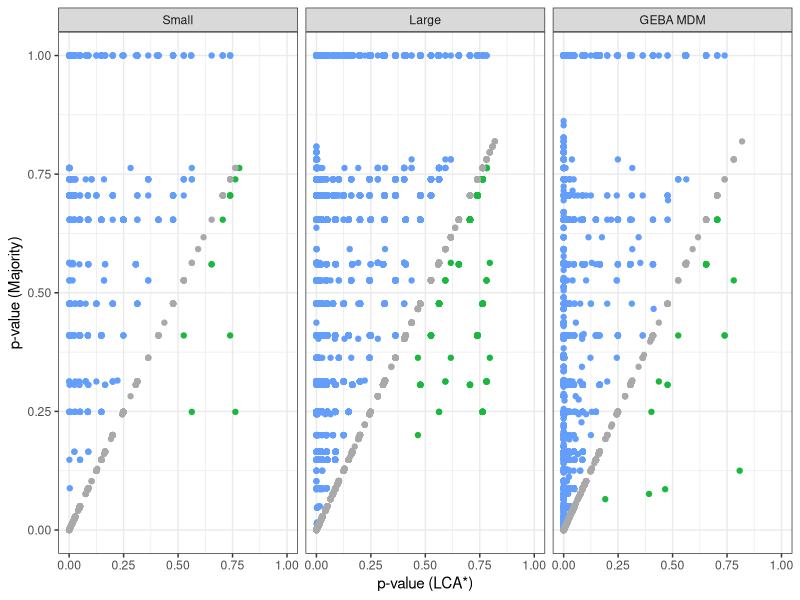
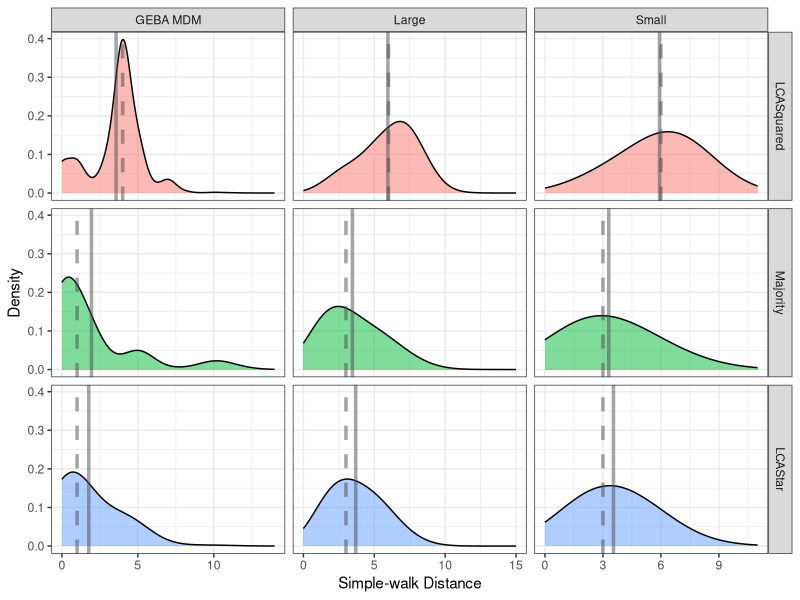
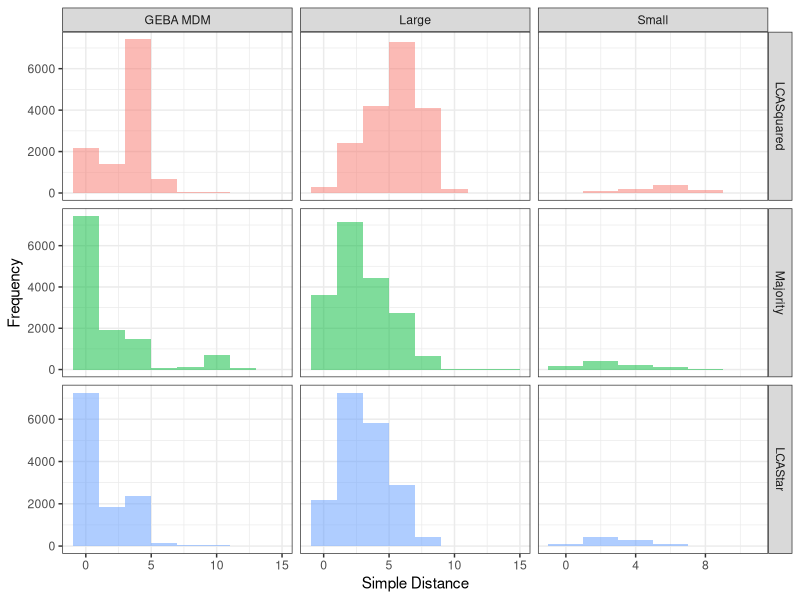
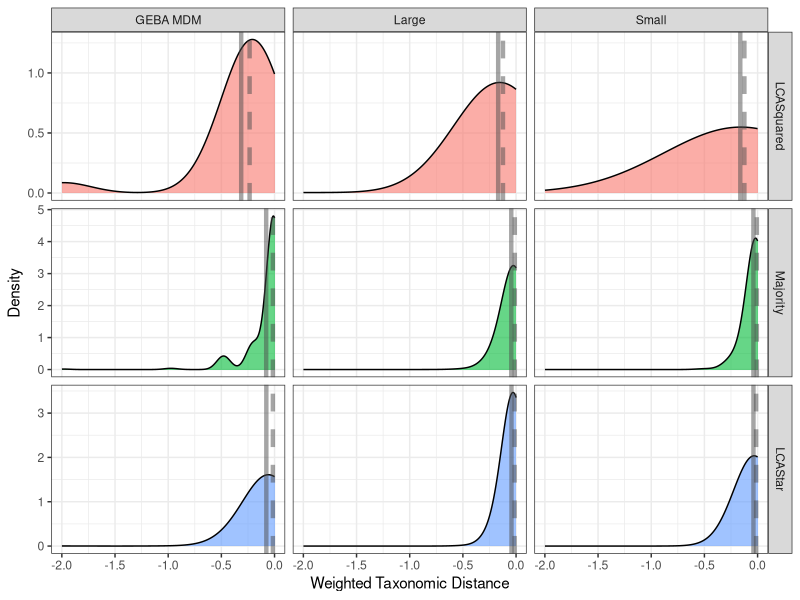
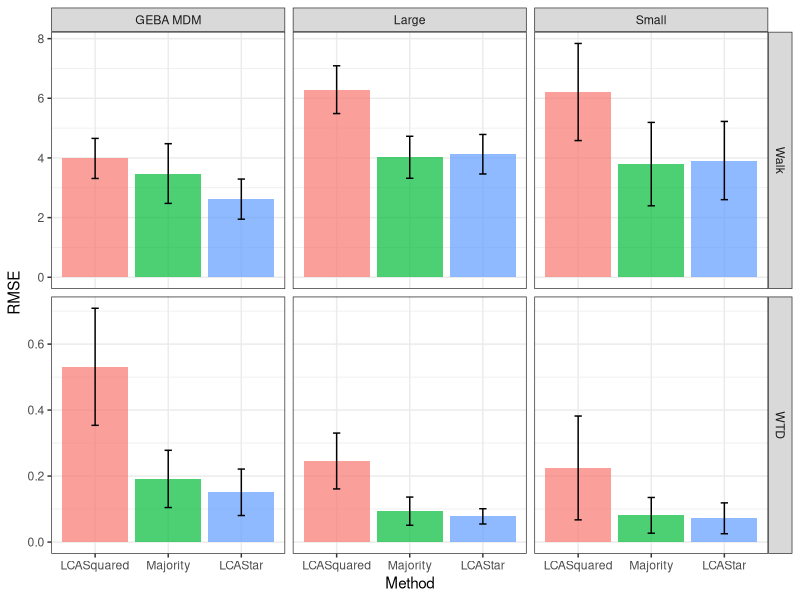
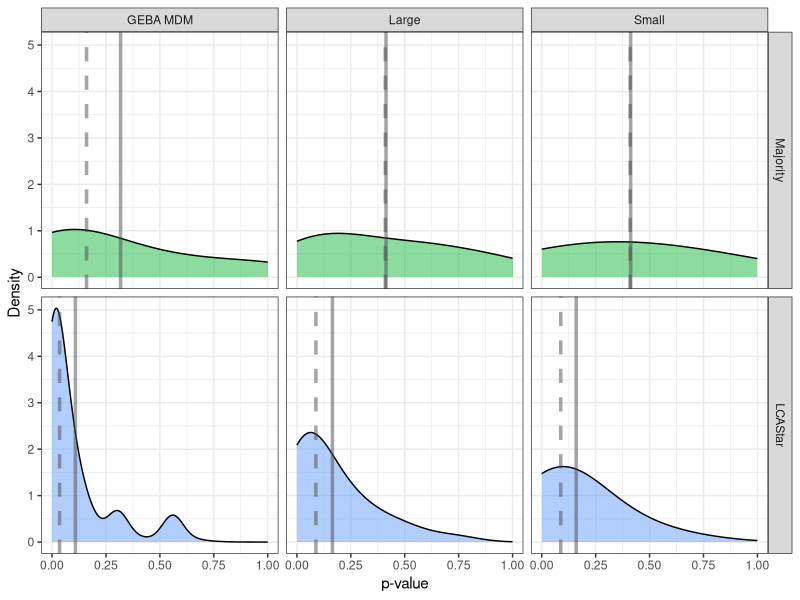
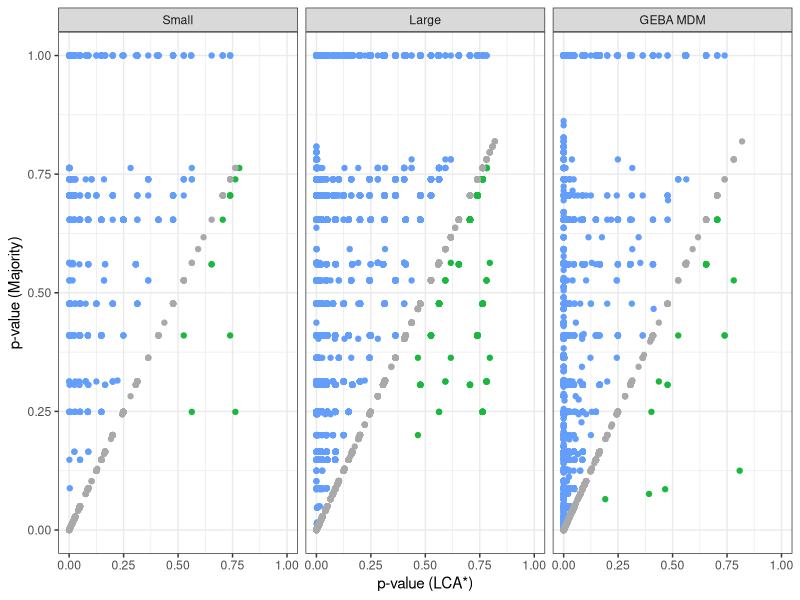
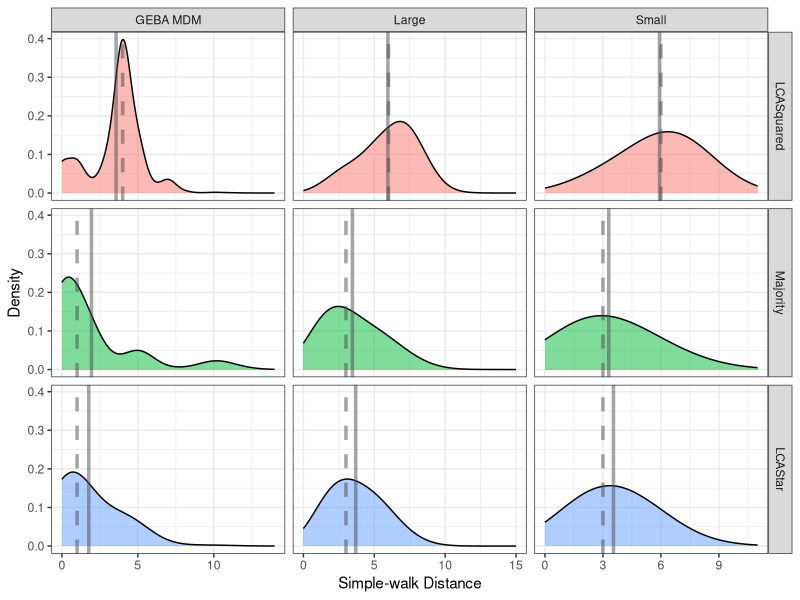

Write R code to recreate these figures, in order.
## ---- chunk 1
library(knitr)
opts_chunk$set(warning=FALSE, message=FALSE)
## ---- chunk 2
require(ggplot2)
require(reshape2)
require(dplyr)
## ---- chunk 3
theme_set(theme_bw())
## ---- chunk 4
colClasses <- c("character", "character", "numeric", "numeric", "numeric",
                "character", "numeric", "numeric", "numeric", 
                "character", "numeric", "numeric", "character" )
test1_df <- read.table("lca_star_results/test1_lcastar.txt", sep="\t", header=T, na.strings = "None", 
                      colClasses = colClasses, strip.white=TRUE, quote="")
test2_df <- read.table("lca_star_results/test2_lcastar.txt", sep="\t", header=T, na.strings = "None", 
                      colClasses = colClasses, strip.white=TRUE, quote="")
geba_df <- read.table("lca_star_results/GEBA_SAG_all_lcastar.txt", sep="\t", header=T, na.strings = "None", 
                      colClasses = colClasses, strip.white=TRUE, quote="")

all_df <- rbind(cbind(geba_df, Sample="GEBA MDM"),cbind(test1_df, Sample="Small"),cbind(test2_df, Sample="Large"))

all_df$Sample <- factor(all_df$Sample, levels=c("Small", "Large", "GEBA MDM"))
## ---- chunk 5
# p-value compare
g1 <- ggplot(all_df, aes(x=LCAStar_p, y=Majority_p)) 
g1 <- g1 + geom_point(data = subset(all_df, LCAStar_p > Majority_p), color="#1BB840")
g1 <- g1 + geom_point(data = subset(all_df, LCAStar_p < Majority_p), color="#649EFC")
g1 <- g1 + geom_point(data = subset(all_df, LCAStar_p == Majority_p), color="darkgrey")
g1 <- g1 + xlim(0,1)
g1 <- g1 + ylim(0,1)
g1 <- g1 + xlab("p-value (LCA*)")
g1 <- g1 + ylab("p-value (Majority)")
g1 <- g1 + facet_wrap(~ Sample)
g1 <- g1 + theme(legend.position="none")
g1
pdf(file = "pdfs/fig1.pdf", width = 10.2, height=3.65)
g1
dev.off()
## ---- chunk 6
clean_up_data2 <- function(df) {
  new_df <-rbind(cbind(df$Contig, df$LCAStar, "LCAStar", df$Original, df$LCAStar_p, df$LCAStar_dist, df$LCAStar_WTD),
           cbind(df$Contig, df$Majority, "Majority", df$Original, df$Majority_p, df$Majority_dist, df$Majority_WTD),
           cbind(df$Contig, df$LCASquared, "LCASquared", df$Original, NA, df$LCASquared_dist, df$LCASquared_WTD))
  new_df <- as.data.frame(new_df)
  colnames(new_df) <- c("Contig", "Taxonomy", "Method", "Original", "p-value", "Walk", "WTD")
  new_df.m<- melt(new_df, id.vars = c("Contig", "Taxonomy", "Method", "Original"))
  new_df.m$value <- as.numeric(as.character(new_df.m$value))
  new_df.m$Method <- factor(new_df.m$Method, levels = c("LCASquared", "Majority", "LCAStar"))
  new_df.m
}
## ---- chunk 7
# reshape data into ggplot form
test1_df.m <- clean_up_data2(test1_df)
test1_df.m<- cbind(test1_df.m, Sample="Small")
test2_df.m <- clean_up_data2(test2_df)
test2_df.m <- cbind(test2_df.m, Sample="Large")
geba_df.m <- clean_up_data2(geba_df)
geba_df.m <- cbind(geba_df.m, Sample="GEBA MDM")

all_df.m <- rbind(test1_df.m, test2_df.m, geba_df.m)
## ---- chunk 8
# plotting parameters
my_line_col = "#4C4C4C"
line_size = 1.2
alpha_val = 0.5

walk_means <- select(all_df.m, Method, Sample, variable, value) %>%
  group_by(Method, Sample, variable) %>%
  filter(variable== "Walk") %>%
  summarize(mean=mean(value, na.rm = T),
            percent_25 = quantile(value, probs = 0.25, na.rm = T),
            median = quantile(value, probs=0.5, na.rm = T),
            percent_75 = quantile(value, probs = 0.75, na.rm = T))

g2 <- ggplot(subset(all_df.m, variable == "Walk"), aes(x=value, fill=Method))
# g2 <- g2 + geom_histogram(binwidth=2, alpha=0.8) 
g2 <- g2 + geom_density(adjust=5, alpha=alpha_val) 
g2 <- g2 + facet_grid(Method ~ Sample, scales = "free_x")
g2 <- g2 + theme(legend.position="none")
g2 <- g2 + geom_vline(aes(xintercept=mean), colour=my_line_col, size=line_size, alpha=alpha_val, walk_means)
g2 <- g2 + geom_vline(aes(xintercept=median), colour=my_line_col, linetype="dashed", size=line_size, alpha=alpha_val, walk_means)
g2 <- g2 + xlab("Simple-walk Distance")
g2 <- g2 + ylab("Density")
g2
pdf(file = "pdfs/fig2.pdf", width = 7, height=7)
g2
dev.off()
## ---- chunk 9
# original histograms
g2a <- ggplot(subset(all_df.m, variable == "Walk"), aes(x=value, fill=Method))
g2a <- g2a + geom_histogram(binwidth=2, alpha=alpha_val) 
# g2a <- g2a + geom_density(adjust=6, alpha=0.8) 
g2a <- g2a + facet_grid(Method ~ Sample, scales = "free")
g2a <- g2a + theme(legend.position="none")
#g2a <- g2a + geom_vline(aes(xintercept=percent_25), colour=my_line_col, size=1.5, alpha=0.5, means)
#g2a <- g2a + geom_vline(aes(xintercept=median), colour=my_line_col, size=1.5, alpha=0.5, means)
#g2a <- g2a + geom_vline(aes(xintercept=percent_75), colour=my_line_col, size=1.5, alpha=0.5, means)
g2a <- g2a + xlab("Simple Distance")
g2a <- g2a + ylab("Frequency")
g2a
## ---- chunk 10
means <- select(all_df.m, Method, Sample, variable, value) %>%
  group_by(Method, Sample, variable) %>%
  filter(variable== "WTD") %>%
  summarize(mean=mean(value, na.rm = T),
            percent_25 = quantile(value, probs = 0.25, na.rm = T),
            median = quantile(value, probs=0.5, na.rm = T),
            percent_75 = quantile(value, probs = 0.75, na.rm = T))

g3 <- ggplot(subset(all_df.m, variable == "WTD"), aes(x=value, fill=Method))
g3 <- g3 + geom_density(adjust=20, alpha=0.6) 
g3 <- g3 + facet_grid(Method ~ Sample, scales = "free_y")
g3 <- g3 + theme(legend.position="none")
g3 <- g3 + geom_vline(aes(xintercept=mean), colour=my_line_col, size=1.5, alpha=0.5, means)
g3 <- g3 + geom_vline(aes(xintercept=median), colour=my_line_col, linetype="dashed", size=1.5, alpha=0.5, means)
g3 <- g3 + xlab("Weighted Taxonomic Distance")
g3 <- g3 + ylab("Density")
g3
pdf(file = "pdfs/fig3.pdf", width = 7, height=7)
g3
dev.off()
## ---- chunk 11
# function for RMSE
rmse <- function(x) {
  sqrt(mean(x^2, na.rm = T))
}

ci <- function(x, sig=0.05) {
  
  x <- x[!is.na(x)] # remove NA
  x <- x^2 # squre
  N <- length(x)
  x_sd <- sd(x, na.rm=TRUE)
  
  x_se <- x_sd / sqrt(N)
  x_se <- sqrt(x_se)
  ciMult <- qt((1-sig)/2 + .5, N-1)
  x_ci <- x_se * ciMult
  x_ci
}

# function to compute standard errors
summarySE <- function(data=NULL, measurevar, groupvars=NULL, na.rm=FALSE,
                      conf.interval=.95, .drop=TRUE) {
    require(plyr)

    # New version of length which can handle NA's: if na.rm==T, don't count them
    length2 <- function (x, na.rm=FALSE) {
        if (na.rm) sum(!is.na(x))
        else       length(x)
    }

    # This does the summary. For each group's data frame, return a vector with
    # N, mean, and sd
    datac <- ddply(data, groupvars, .drop=.drop,
      .fun = function(xx, col) {
        c(N    = length2(xx[[col]], na.rm=na.rm),
          mean = mean   (xx[[col]], na.rm=na.rm),
          sd   = sd     (xx[[col]], na.rm=na.rm)
        )
      },
      measurevar
    )

    # Rename the "mean" column    
    datac <- rename(datac, c("mean" = measurevar))

    datac$se <- datac$sd / sqrt(datac$N)  # Calculate standard error of the mean

    # Confidence interval multiplier for standard error
    # Calculate t-statistic for confidence interval: 
    # e.g., if conf.interval is .95, use .975 (above/below), and use df=N-1
    ciMult <- qt(conf.interval/2 + .5, datac$N-1)
    datac$ci <- datac$se * ciMult

    return(datac)
}

res <- select(all_df.m, Method, Sample, variable, value) %>%
       filter(variable %in% c("Walk", "WTD")) %>%
       group_by(Method, Sample, variable) %>%
       summarize(n_obs = n(), RMSE = rmse(value), sd=sd(value, na.rm=TRUE),ci=ci(value, sig=0.05), na.rm=TRUE)
g4 <- ggplot(res, aes(y=RMSE, x =Method, fill=Method)) 
g4 <- g4 + geom_bar(stat="identity", alpha=0.7) 
g4 <- g4 + facet_grid(variable~Sample, scales="free_y")
g4 <- g4 + theme(legend.position="none")
g4 <- g4 + geom_errorbar(aes(ymin=RMSE-ci, ymax=RMSE+ci), width=.1)
g4
pdf(file = "pdfs/fig4.pdf", width = 5.49, height=4.43)
g4
dev.off()
## ---- chunk 12
means <- select(all_df.m, Method, Sample, variable, value) %>%
  filter(variable== "p-value" & Method %in% c("Majority", "LCAStar")) %>%
  group_by(Method, Sample, variable) %>%
  summarize(mean=mean(value, na.rm = T),
            percent_25 = quantile(value, probs = 0.25, na.rm = T),
            median = quantile(value, probs=0.5, na.rm = T),
            percent_75 = quantile(value, probs = 0.75, na.rm = T))

g5 <- ggplot(subset(all_df.m, variable == "p-value" & Method %in% c("Majority", "LCAStar")), aes(x=value, fill=Method)) 
g5 <- g5 + geom_density(adjust=5, alpha=alpha_val)
g5 <- g5 + facet_grid(Method~Sample)
g5 <- g5 + xlab("p-value")
g5 <- g5 + ylab("Density")
g5 <- g5 + geom_vline(aes(xintercept=median), colour=my_line_col, linetype="dashed", size=line_size, alpha=alpha_val, means)
g5 <- g5 + geom_vline(aes(xintercept=mean), colour=my_line_col, size=line_size, alpha=alpha_val, means)
g5 <- g5 + scale_fill_manual(values=c("#1BB840", "#649EFC"))
g5 <- g5 + theme(legend.position="none")
g5
pdf(file = "pdfs/fig5.pdf", width = 8.77, height=6.897)
g5
dev.off()
